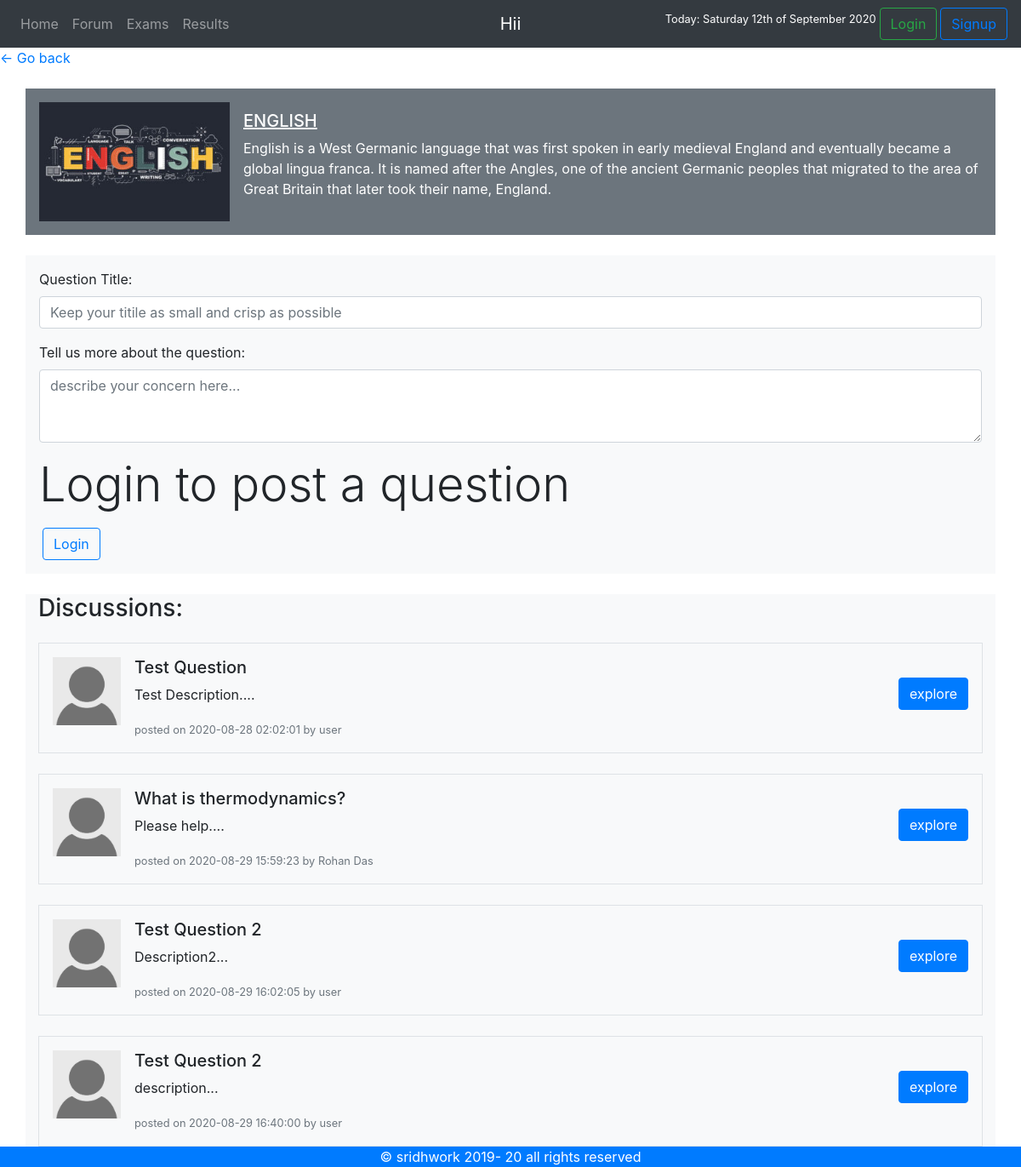
The app's page /pages/forum_question_page.php?catid=1 with its own data.
### tables this page shows
CREATE TABLE `forum_categories` (
  `forum_cat_srl` int NOT NULL,
  `title` text NOT NULL,
  `description` text NOT NULL,
  `category` enum('english','hindi','account','bst','physics','chem','science','zoology','bio','computer') NOT NULL,
  `time` datetime NOT NULL DEFAULT CURRENT_TIMESTAMP
);

CREATE TABLE `forum_questions` (
  `question_category` varchar(30) NOT NULL,
  `question_id` int NOT NULL,
  `question_title` varchar(150) NOT NULL,
  `question_details` text NOT NULL,
  `user_name` varchar(50) NOT NULL,
  `time` datetime NOT NULL DEFAULT CURRENT_TIMESTAMP
);

### pages/forum_question_page.php (the view, shortened to what this page needs)
<!doctype html>
<html lang="en">
<?php
include 'dbconnect.php';
?>
<head>
    <link rel="stylesheet" href="https://stackpath.bootstrapcdn.com/bootstrap/4.5.2/css/bootstrap.min.css"
>
</head>
<body>
    <?php include 'navbaruser.php' ?>
    <?php echo '<a href="forum.php">&#8592; Go back</a>' ?>
    <?php
$id= $_GET['catid'];
$sql= "SELECT * FROM `forum_categories` WHERE `forum_cat_srl`=$id";
$result= mysqli_query($conn,$sql);
while ($row=mysqli_fetch_assoc($result)) {
    $title= $row['title'];
    $desc= $row['description'];
    $cat= $row['category'];
    echo'
<div class="container my-4 bg-secondary py-3 px-3">
    <div class="media">
        <img src="../images/'.$cat.".png".'" class="align-self-center mr-3" style="
        width: 14rem; alt="...">
        <div id="desc" class="media-body align-self-center ">
            <h5 class="mt-0 text-white"><u>'.$title.'</u></h5>
            <p class="text-white" >'.$desc.'</p>
        </div>
    </div>
</div>';
}
?>
    <?php
$id= $_GET['catid'];
$sql= "SELECT * FROM `forum_categories` WHERE `forum_cat_srl`=$id";
$result= mysqli_query($conn,$sql);
$row=mysqli_fetch_assoc($result);
$cat= $row['category'];
echo '<div class="container my-4 bg-light py-3 px-3"><form method="post">
<div class="form-group">
  <label for="qtitle">Question Title:</label>
  <input type="text" name="qtitle" class="form-control" id="qtitle" placeholder="Keep your titile as small and crisp as possible">
</div>
<input type="hidden" name="cat" value="'.$cat.'">
<div class="form-group">
  <label for="qdescription">Tell us more about the question:</label>
  <textarea class="form-control" name="qdescription" id="qdescription" rows="3" placeholder="describe your concern here..." ></textarea>
</div>';
if(isset ($_SESSION['loggedin']) ){
echo '<button name="submit" type="submit" class="btn btn-primary">Submit</button>
</form></div>';
}else {
    echo '<p class="display-4">Login to post a question</p><a class="btn btn-outline-primary ml-1" href="user_login.php?requrl='.$_SERVER['REQUEST_URI'].'" role="button">Login</a>
    </form></div>';
}
?>
    <div class="container bg-light">
        <h3>Discussions:</h3>
        <?php
$sql= "SELECT * FROM `forum_questions` WHERE `question_category`='$cat'";
$result= mysqli_query($conn,$sql);
$row= mysqli_num_rows($result);
if ($row>0) {
    while ($row=mysqli_fetch_assoc($result)) {
        $qtitle= $row['question_title'];
        $user = $row['user_name'];
        $qdesc= $row['question_details'];
        $time= $row['time'];
        $qid= $row['question_id'];
        echo '<div class="container border my-4 bg-light py-3 px-3 h-50"><div class="media">
        <img src="../images/user_default_image.jpg" id="userimage" width="80rem" class="mr-3" alt="...">
        <div class="media-body">
        <h5 class="mt-0">'.$qtitle.'</h5>
        <p>'.substr($qdesc,0,50).'...</p>
        <small class="text-muted">'."posted on ".$time." by ".$user.'</small>
        </div><span class="mt-4"><a class="btn btn-primary" href="forum_answer_page.php?question='.$qid.'&cat='.$id.'" role="button">explore</a></span>
        </div></div>';
    }
}
?>
    </div>
</body>
<?php include 'footer.php'; ?>
</html>

### records on screen
forum_categories: category (picture), title "ENGLISH", description "English is a West Germanic language that was first spoken in early medieval England and eventually became a global lingua franca. It is named after the Angles, one of the ancient Germanic peoples that migrated to the area of Great Britain that later took their name, England."
forum_questions: question_title "Test Question", question_details "Test Description.", time "2020-08-28 02:02:01", user_name "user"
forum_questions: question_title "What is thermodynamics?", question_details "Please help.", time "2020-08-29 15:59:23", user_name "Rohan Das"
forum_questions: question_title "Test Question 2", question_details "Description2", time "2020-08-29 16:02:05", user_name "user"
forum_questions: question_title "Test Question 2", question_details "description", time "2020-08-29 16:40:00", user_name "user"
